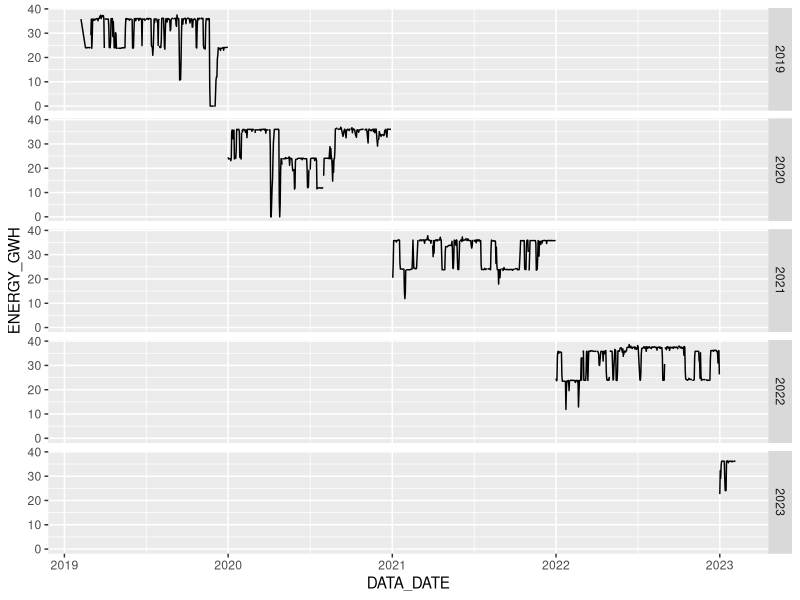

The R script that drew this image:
library(tidyverse)
library(lubridate)

#Load the data
genFuel <-read.csv("data/controlGenFuel.csv") 

#Convert the data to DATE-TIME
genFuel$DATA_DATE <- as.POSIXct(genFuel$DATA_DATE, format = "%m/%d/%Y %H:%M")

#Add separate year month yday
genFuel <- genFuel %>%
          mutate(year = year(DATA_DATE),
                 month = month(DATA_DATE),
                 yday = yday(DATA_DATE),) %>%
          mutate(month.abr = month.abb[month])

#Add date and time
genFuel$date <- as.Date(genFuel$DATA_DATE, format = "%m/%d/%Y")
genFuel$time <- format(as.POSIXct(genFuel$DATA_DATE), format = "%H:%M")  

# Draw coal figure
genFuel%>%  filter(FUELSUP == "ถ่านหินต่างประเทศ") %>%
  ggplot(aes(x = DATA_DATE, y = ENERGY_GWH, group = month)) +
  geom_line() + 
  facet_grid(year~.)
